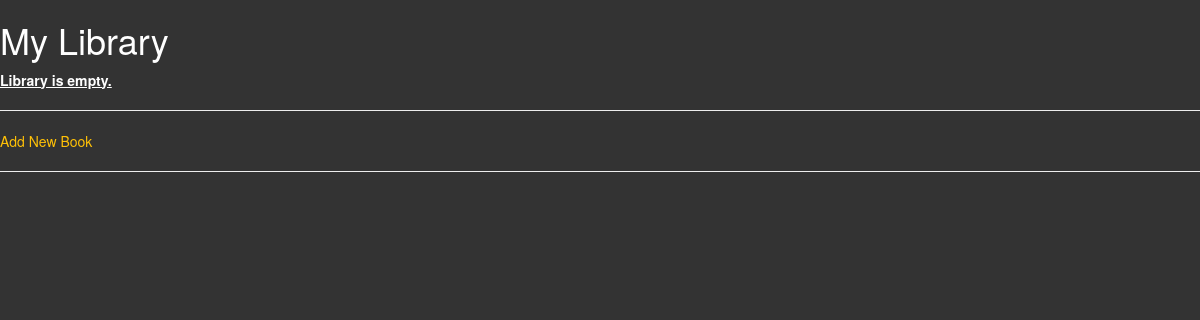
Before: / with the older database file.
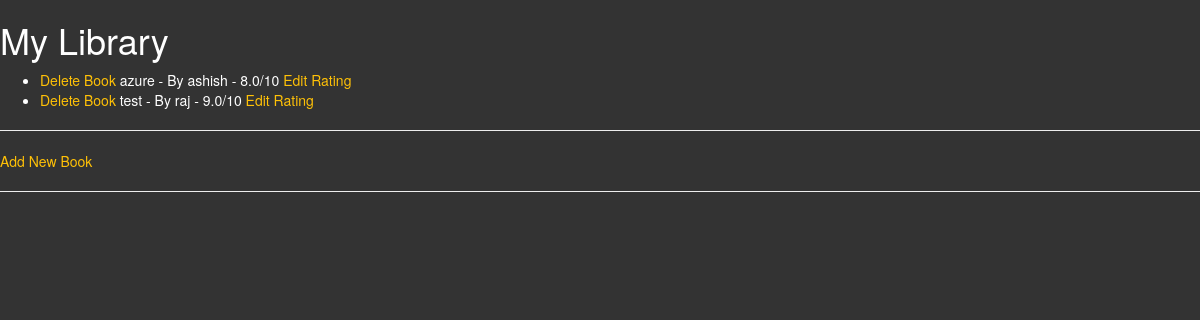
After: the same page with the newer database file.
### main.py (models this page shows, shortened)
class Books(db.Model):
    id = db.Column(db.Integer, primary_key=True)
    title = db.Column(db.String(250), unique=True, nullable=False)
    author = db.Column(db.String(250), nullable=False)
    rating = db.Column(db.Float, nullable=False)

### main.py (the view)
@app.route('/')
def home():
    all_books = db.session.query(Books).all()
    return render_template('index.html', all_books=all_books)

### templates/index.html (shortened to what this page needs)
{% extends 'bootstrap/base.html' %}
{% import "bootstrap/wtf.html" as wtf %}
{% block styles %}
{{super()}}
<link rel="stylesheet"
      href="{{url_for('.static', filename='css/styles.css')}}">
{% endblock %}
{% block content %}
<h1>My Library</h1>
    {% if all_books == [] %}
    <p>
        <b>
            <u>
                Library is empty.
            </u>
        </b>
    </p>
    {% endif %}
    <ul>
        {% for book in all_books %}
        <li>
            <a href="{{url_for('delete_book', del_book_id=book.id)}}">Delete Book</a>
            {{book.title}} - By {{book.author}} - {{book.rating}}/10
            <a href="{{url_for('edit_rating', edit_book_id=book.id)}}">Edit Rating</a>
        </li>
        {% endfor%}
    </ul>
<hr>
<a href="{{url_for('add')}}">Add New Book</a>
<hr>
{% endblock %}

### static/styles.css (style rules this page uses)
body { background-color: #333; color: white; }
a { color: #ffc107; }

Changed rows visible on the page:
added Books: title "azure", author "ashish", rating "8.0"
added Books: title "test", author "raj", rating "9.0"
Other visible differences:
text no longer shown: "Library is empty."
